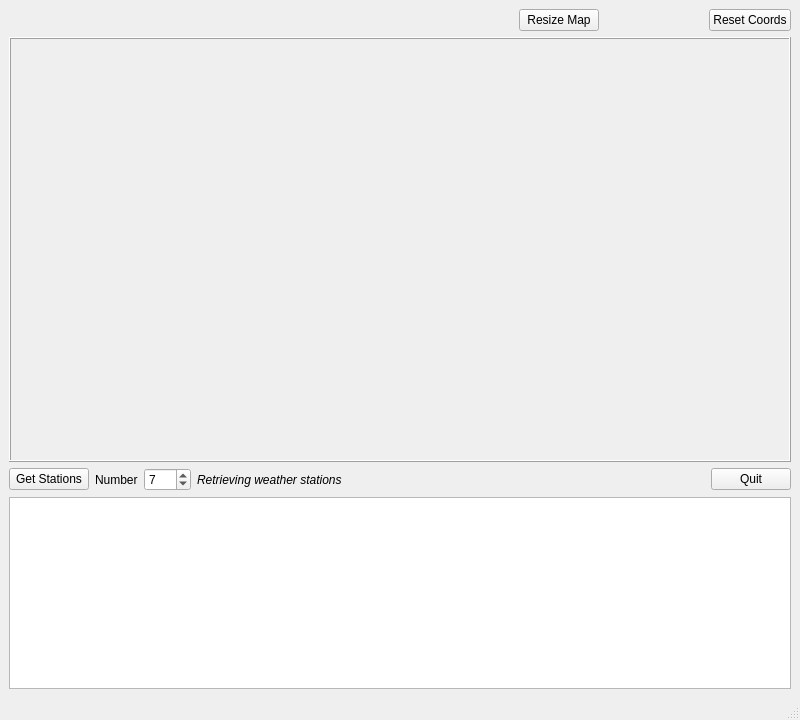
<?xml version="1.0" encoding="UTF-8"?>
<ui version="4.0">
 <class>qtWeatherStations</class>
 <widget class="QMainWindow" name="qtWeatherStations">
  <property name="geometry">
   <rect>
    <x>0</x>
    <y>0</y>
    <width>800</width>
    <height>720</height>
   </rect>
  </property>
  <property name="sizePolicy">
   <sizepolicy hsizetype="Preferred" vsizetype="Preferred">
    <horstretch>0</horstretch>
    <verstretch>0</verstretch>
   </sizepolicy>
  </property>
  <property name="windowTitle">
   <string>MainWindow</string>
  </property>
  <widget class="QWidget" name="centralwidget">
   <layout class="QVBoxLayout" name="verticalLayout">
    <item>
     <layout class="QHBoxLayout" name="horizontalLayout_3">
      <item>
       <widget class="qtMapCoordinatesWidget" name="MapCoordinatesWidget" native="true">
        <property name="sizePolicy">
         <sizepolicy hsizetype="Fixed" vsizetype="Preferred">
          <horstretch>0</horstretch>
          <verstretch>0</verstretch>
         </sizepolicy>
        </property>
        <property name="minimumSize">
         <size>
          <width>400</width>
          <height>0</height>
         </size>
        </property>
       </widget>
      </item>
      <item>
       <spacer name="horizontalSpacer_3">
        <property name="orientation">
         <enum>Qt::Horizontal</enum>
        </property>
        <property name="sizeType">
         <enum>QSizePolicy::Expanding</enum>
        </property>
        <property name="sizeHint" stdset="0">
         <size>
          <width>40</width>
          <height>20</height>
         </size>
        </property>
       </spacer>
      </item>
      <item>
       <widget class="QPushButton" name="ResizeMapButton">
        <property name="text">
         <string>Resize Map</string>
        </property>
       </widget>
      </item>
      <item>
       <spacer name="horizontalSpacer_2">
        <property name="orientation">
         <enum>Qt::Horizontal</enum>
        </property>
        <property name="sizeType">
         <enum>QSizePolicy::Expanding</enum>
        </property>
        <property name="sizeHint" stdset="0">
         <size>
          <width>40</width>
          <height>20</height>
         </size>
        </property>
       </spacer>
      </item>
      <item>
       <widget class="QPushButton" name="ResetButton">
        <property name="text">
         <string>Reset Coords</string>
        </property>
       </widget>
      </item>
     </layout>
    </item>
    <item>
     <widget class="QFrame" name="MapFrame">
      <property name="sizePolicy">
       <sizepolicy hsizetype="Preferred" vsizetype="Expanding">
        <horstretch>0</horstretch>
        <verstretch>0</verstretch>
       </sizepolicy>
      </property>
      <property name="frameShape">
       <enum>QFrame::Box</enum>
      </property>
      <property name="frameShadow">
       <enum>QFrame::Raised</enum>
      </property>
      <layout class="QHBoxLayout" name="horizontalLayout"/>
     </widget>
    </item>
    <item>
     <layout class="QHBoxLayout" name="horizontalLayout_2">
      <item>
       <widget class="QPushButton" name="ShowStationsButton">
        <property name="sizePolicy">
         <sizepolicy hsizetype="Fixed" vsizetype="Fixed">
          <horstretch>0</horstretch>
          <verstretch>0</verstretch>
         </sizepolicy>
        </property>
        <property name="text">
         <string>Get Stations</string>
        </property>
       </widget>
      </item>
      <item>
       <widget class="QLabel" name="label">
        <property name="text">
         <string>Number</string>
        </property>
       </widget>
      </item>
      <item>
       <widget class="QSpinBox" name="StationCountSpinBox">
        <property name="minimum">
         <number>1</number>
        </property>
        <property name="maximum">
         <number>100</number>
        </property>
        <property name="value">
         <number>7</number>
        </property>
       </widget>
      </item>
      <item>
       <widget class="QLabel" name="RetrievingStationsLabel">
        <property name="font">
         <font>
          <italic>true</italic>
         </font>
        </property>
        <property name="text">
         <string>Retrieving weather stations</string>
        </property>
       </widget>
      </item>
      <item>
       <spacer name="horizontalSpacer">
        <property name="orientation">
         <enum>Qt::Horizontal</enum>
        </property>
        <property name="sizeHint" stdset="0">
         <size>
          <width>40</width>
          <height>20</height>
         </size>
        </property>
       </spacer>
      </item>
      <item>
       <widget class="QPushButton" name="QuitButton">
        <property name="text">
         <string>Quit</string>
        </property>
       </widget>
      </item>
     </layout>
    </item>
    <item>
     <widget class="QTextEdit" name="StationText">
      <property name="sizePolicy">
       <sizepolicy hsizetype="Expanding" vsizetype="Fixed">
        <horstretch>0</horstretch>
        <verstretch>0</verstretch>
       </sizepolicy>
      </property>
      <property name="baseSize">
       <size>
        <width>0</width>
        <height>0</height>
       </size>
      </property>
      <property name="readOnly">
       <bool>true</bool>
      </property>
      <property name="acceptRichText">
       <bool>false</bool>
      </property>
     </widget>
    </item>
   </layout>
  </widget>
  <widget class="QMenuBar" name="menubar">
   <property name="geometry">
    <rect>
     <x>0</x>
     <y>0</y>
     <width>800</width>
     <height>27</height>
    </rect>
   </property>
  </widget>
  <widget class="QStatusBar" name="statusbar"/>
 </widget>
 <customwidgets>
  <customwidget>
   <class>qtMapCoordinatesWidget</class>
   <extends>QWidget</extends>
   <header>qtMapCoordinatesWidget.h</header>
   <container>1</container>
  </customwidget>
 </customwidgets>
 <resources/>
 <connections>
  <connection>
   <sender>QuitButton</sender>
   <signal>clicked()</signal>
   <receiver>qtWeatherStations</receiver>
   <slot>close()</slot>
   <hints>
    <hint type="sourcelabel">
     <x>749</x>
     <y>554</y>
    </hint>
    <hint type="destinationlabel">
     <x>399</x>
     <y>299</y>
    </hint>
   </hints>
  </connection>
 </connections>
</ui>
